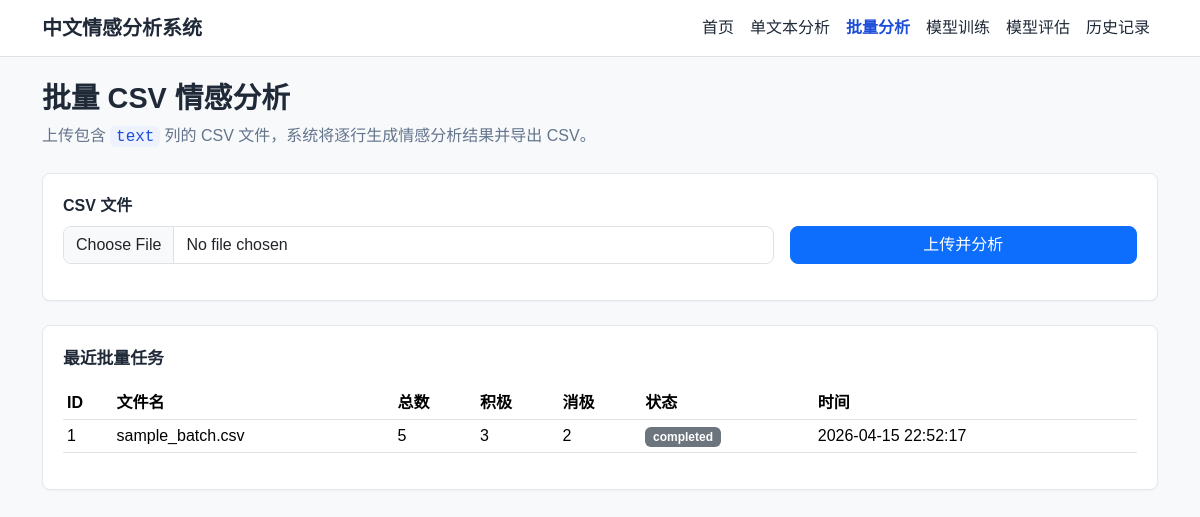
Page /batch on the earlier database version.
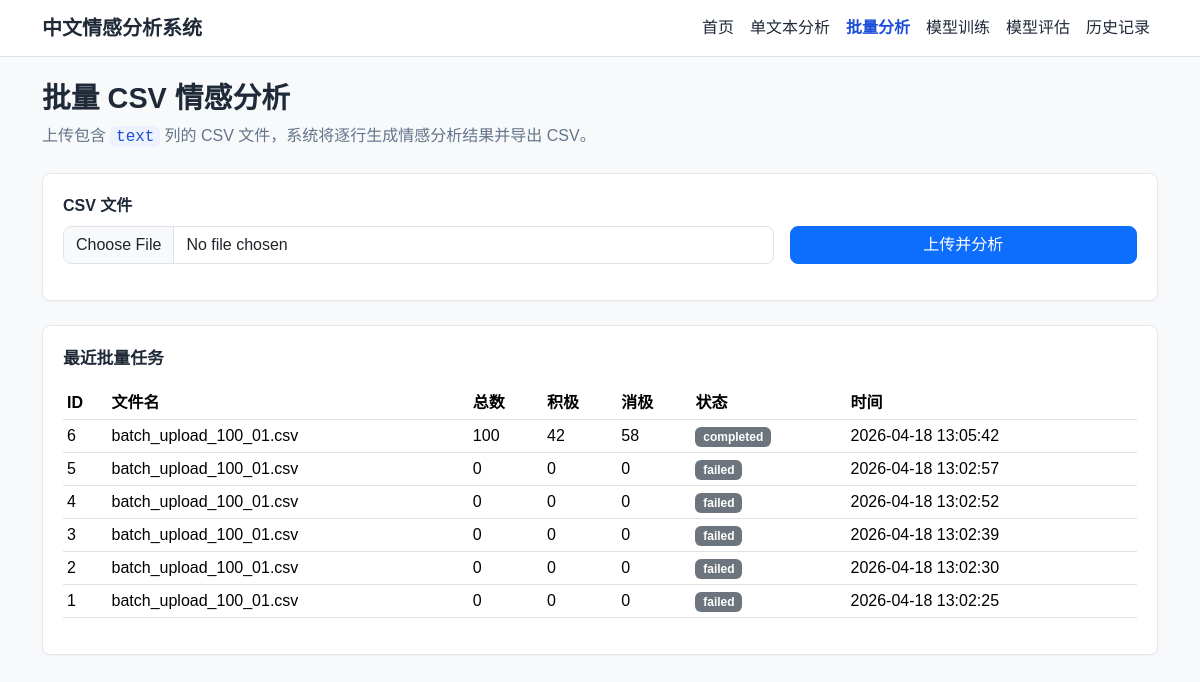
Same page on the later database version.
### app/models/db/batch_task.py (models this page shows)
class BatchTask(Base):
    __tablename__ = "batch_task"
    id: Mapped[int] = mapped_column(Integer, primary_key=True, index=True)
    original_file_name: Mapped[str] = mapped_column(String(255), nullable=False)
    saved_file_path: Mapped[str] = mapped_column(String(1024), nullable=False)
    total_count: Mapped[int] = mapped_column(Integer, default=0, nullable=False)
    positive_count: Mapped[int] = mapped_column(Integer, default=0, nullable=False)
    negative_count: Mapped[int] = mapped_column(Integer, default=0, nullable=False)
    result_file_path: Mapped[str] = mapped_column(String(1024), nullable=True)
    status: Mapped[str] = mapped_column(String(50), default="running", nullable=False)
    created_at: Mapped[datetime] = mapped_column(DateTime, default=datetime.now, nullable=False)

### app/routers/page_router.py (the view)
@router.get("/batch", response_class=HTMLResponse)
def batch_page(request: Request, db: Session = Depends(get_db)) -> HTMLResponse:
    return templates.TemplateResponse(
        request,
        "batch.html",
        {
            "request": request,
            "recent_batch_tasks": list_batch_tasks(db, limit=10),
        },
    )

### app/templates/batch.html (shortened to what this page needs)
{% extends "base.html" %}
{% block content %}
<div class="page-heading">
    <h1>批量 CSV 情感分析</h1>
    <p>上传包含 <span class="code-chip">text</span> 列的 CSV 文件，系统将逐行生成情感分析结果并导出 CSV。</p>
</div>
<section class="content-panel">
    <form id="batchForm" class="row g-3 align-items-end">
        <div class="col-lg-8">
            <label for="csvFile" class="form-label fw-semibold">CSV 文件</label>
            <input class="form-control" type="file" id="csvFile" name="file" accept=".csv" required>
        </div>
        <div class="col-lg-4">
            <button class="btn btn-primary w-100" type="submit">上传并分析</button>
        </div>
    </form>
</section>
<section class="content-panel mt-4">
    <div class="section-title">最近批量任务</div>
    <div class="table-responsive">
        <table class="table table-sm align-middle">
            <thead><tr><th>ID</th><th>文件名</th><th>总数</th><th>积极</th><th>消极</th><th>状态</th><th>时间</th></tr></thead>
            <tbody>
            {% for task in recent_batch_tasks %}
            <tr>
                <td>{{ task.id }}</td>
                <td class="table-text">{{ task.original_file_name }}</td>
                <td>{{ task.total_count }}</td>
                <td>{{ task.positive_count }}</td>
                <td>{{ task.negative_count }}</td>
                <td><span class="badge text-bg-secondary">{{ task.status }}</span></td>
                <td>{{ task.created_at }}</td>
            </tr>
            {% else %}
            <tr><td colspan="7" class="text-muted">暂无批量任务</td></tr>
            {% endfor %}
            </tbody>
        </table>
    </div>
</section>
{% endblock %}

### app/templates/base.html (shortened to what this page needs)
<!doctype html>
<html lang="zh-CN">
<head>
    <link href="https://cdn.jsdelivr.net/npm/bootstrap@5.3.8/dist/css/bootstrap.min.css" rel="stylesheet">
    <link href="{{ url_for('static', path='css/style.css') }}" rel="stylesheet">
</head>
<body>
<nav class="navbar navbar-expand-lg bg-white border-bottom sticky-top">
    <div class="container">
        <a class="navbar-brand fw-semibold" href="/">中文情感分析系统</a>
        <div class="collapse navbar-collapse" id="mainNavbar">
            <ul class="navbar-nav ms-auto mb-2 mb-lg-0">
                <li class="nav-item"><a class="nav-link {% if request.url.path == '/' %}active{% endif %}" href="/">首页</a></li>
                <li class="nav-item"><a class="nav-link {% if request.url.path == '/predict' %}active{% endif %}" href="/predict">单文本分析</a></li>
                <li class="nav-item"><a class="nav-link {% if request.url.path == '/batch' %}active{% endif %}" href="/batch">批量分析</a></li>
                <li class="nav-item"><a class="nav-link {% if request.url.path == '/train' %}active{% endif %}" href="/train">模型训练</a></li>
                <li class="nav-item"><a class="nav-link {% if request.url.path == '/evaluate' %}active{% endif %}" href="/evaluate">模型评估</a></li>
                <li class="nav-item"><a class="nav-link {% if request.url.path == '/history' %}active{% endif %}" href="/history">历史记录</a></li>
            </ul>
        </div>
    </div>
</nav>
<main class="container py-4">
    {% block content %}{% endblock %}
</main>
</body>
</html>

### static/css/style.css (style rules this page uses)
body { background: #f7f9fb; color: #1f2937; font-family: "Microsoft YaHei", "PingFang SC", Arial, sans-serif; }
.navbar-brand, .nav-link { color: #1f2937; }
.nav-link.active { color: #1d4ed8 !important; font-weight: 600; }
.page-heading { margin-bottom: 1.5rem; }
.page-heading h1 { font-size: 1.8rem; font-weight: 700; margin-bottom: 0.5rem; }
.page-heading p { color: #64748b; margin-bottom: 0; max-width: 980px; }
.summary-card, .content-panel { background: #ffffff; border: 1px solid #e5e7eb; border-radius: 8px; box-shadow: 0 1px 2px rgba(15, 23, 42, 0.04); }
.content-panel { padding: 1.25rem; }
.section-title { font-size: 1.05rem; font-weight: 700; margin-bottom: 1rem; }
.table-text { max-width: 420px; overflow: hidden; text-overflow: ellipsis; white-space: nowrap; }
.code-chip { background: #eef2ff; border-radius: 6px; color: #1d4ed8; font-family: Consolas, "Courier New", monospace; padding: 0.1rem 0.35rem; }
.btn { border-radius: 8px; }
.form-control, .form-select { border-radius: 8px; }

Differences in the rows shown:
added BatchTask: id "6", original_file_name "batch_upload_100_01.csv", total_count "100", positive_count "42", negative_count "58", status "completed", created_at "2026-04-18 13:05:42"
added BatchTask: id "5", original_file_name "batch_upload_100_01.csv", total_count "0", positive_count "0", negative_count "0", status "failed", created_at "2026-04-18 13:02:57"
added BatchTask: id "4", original_file_name "batch_upload_100_01.csv", total_count "0", positive_count "0", negative_count "0", status "failed", created_at "2026-04-18 13:02:52"
added BatchTask: id "3", original_file_name "batch_upload_100_01.csv", total_count "0", positive_count "0", negative_count "0", status "failed", created_at "2026-04-18 13:02:39"
added BatchTask: id "2", original_file_name "batch_upload_100_01.csv", total_count "0", positive_count "0", negative_count "0", status "failed", created_at "2026-04-18 13:02:30"
changed BatchTask id 1: original_file_name "sample_batch.csv" → "batch_upload_100_01.csv"; total_count "5" → "0"; positive_count "3" → "0"; negative_count "2" → "0"; status "completed" → "failed"; created_at "2026-04-15 22:52:17" → "2026-04-18 13:02:25"
